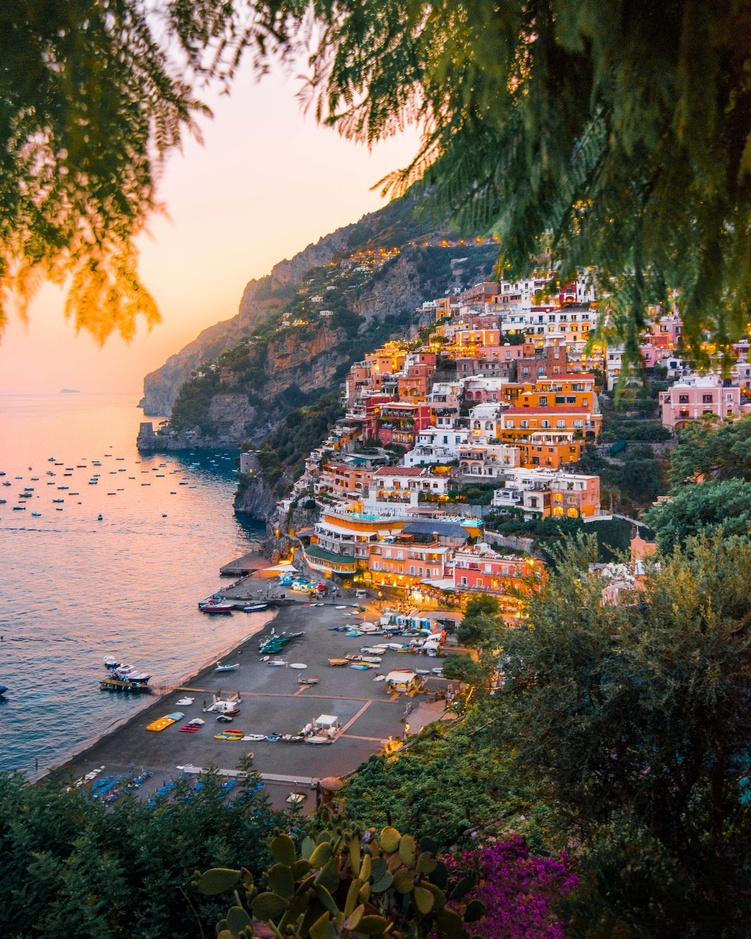
#> input picture sample/cliff.jpg, 751 x 939 px, shrunk from 1280 x 1600 before the run
$ python main.py -f sample/cliff.jpg
#> lines starting #> are read from the running program, lines starting #| are printed output that depends on the picture
### image.py
from PIL import Image
import numpy as np

def get_color_count(np_image):
    colors = {}
    for x in range(np_image.shape[0]):
        for y in range(np_image.shape[1]):
            pixel = np_image[x,y]
            colors[f'{pixel[0]}-{pixel[1]}-{pixel[2]}'] = 1
    return len(colors)

def get_image(file):
    image = Image.open(file)

    color_count = get_color_count(np.array(image, dtype=np.uint8))

    # Convert to floats instead of the default 8 bits integer coding. Dividing by
    # 255 is important so that plt.imshow behaves works well on float data (need to
    # be in the range [0-1])
    image = np.array(image, dtype=np.uint8)
    return image, color_count

### slider.py
import numpy as np
import matplotlib.pyplot as plt
from matplotlib.widgets import TextBox, Button
from kmeans import run_algorithm
import matplotlib.ticker as ticker
from compress import store_image

current_val = 0

def build_slider(image, base_color_count):
    # Create the figure and the line that we will manipulate
    rows = 1 if image.shape[0] > image.shape[1] else 2
    cols = 2 if image.shape[0] > image.shape[1] else 1
    fig, (ax1, ax2) = plt.subplots(rows, cols, figsize=(12,7))

    # Set the initial images
    ax1.imshow(image/255)
    img_data = ax2.imshow(image/255)

    # Set OG image title
    ax1.set_title(f'Original ({base_color_count} colors)')

    # Removing axis
    # https://pythonguides.com/matplotlib-remove-tick-labels/#:~:text=The%20syntax%20to%20remove%20ticks%20and%20tick%20labels%20are%20as%20follow%3A
    ax1.xaxis.set_major_locator(ticker.NullLocator())
    ax1.yaxis.set_major_locator(ticker.NullLocator())
    ax2.xaxis.set_major_locator(ticker.NullLocator())
    ax2.yaxis.set_major_locator(ticker.NullLocator())

    # adjust the main plot to make room for the sliders
    fig.subplots_adjust(bottom=0.15)

    # Make a horizontal slider to control the frequency.
    axbox = fig.add_axes([0.25, 0.1, 0.65, 0.03])
    text_box = TextBox(axbox, 'Number of Colors', initial=0)
    fig.canvas.blit(fig.bbox)

    # The function to be called anytime a slider's value changes
    # [26 lines left out: function update, not called in this run]
    # register the update function with each slider
    text_box.on_submit(update)

    # [7 lines left out: function save_image, not called in this run]

    # Add save button
    btnbox = fig.add_axes([0.81, 0.1, 0.07, 0.03])
    bnext = Button(btnbox, 'Save')
    bnext.on_clicked(save_image)

    plt.show()

### main.py
import argparse
from slider import build_slider
from image import get_image

def main():
    # Parse arguments
    parser = argparse.ArgumentParser(description="K-Means Color Quantization")

    # Add arguments
    parser.add_argument('-f', dest='file', required=True)    # Path to file
    args = parser.parse_args()

    # Open the iamge only once
    image, color_count = get_image(args.file)
#> in get_image, image is the input picture: PIL image 751x939 RGB; mean R, G, B 109, 97.1, 83.1
#> after the loop in get_color_count, `for x in range(np_image.shape[0]):`: colors = 212672 items
#> in get_image, `color_count = get_color_count(np.array(image, dtype=np.uint8))`: color_count = 212672
#> color_count = 212672
    # Build the slider
    build_slider(image, color_count)
#> in build_slider, `plt.show()`:
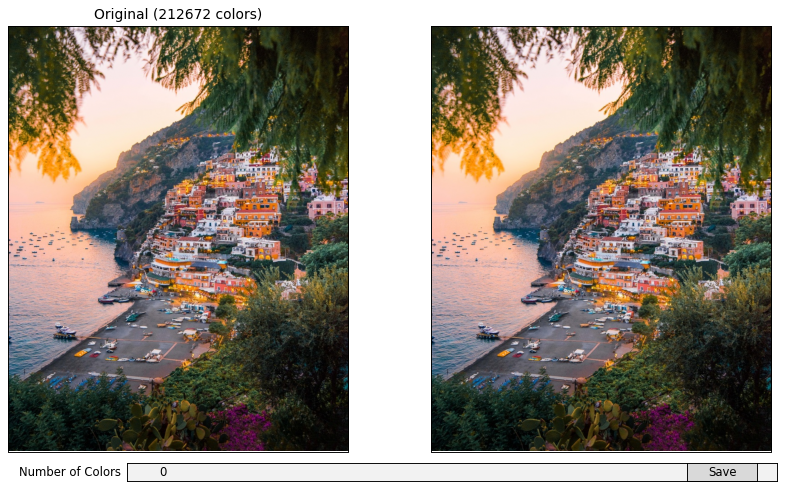
#> figure drawn by matplotlib, 3 panels

if __name__ == '__main__':
    main()

$ run again, on sample/rainbow.jpg
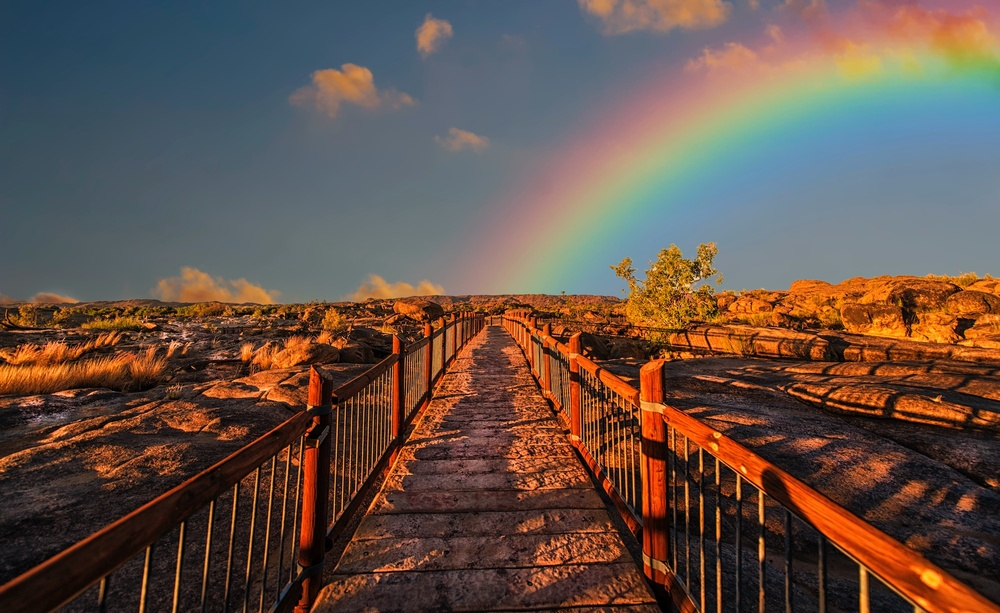
#> input picture sample/rainbow.jpg, 1000 x 613 px, shrunk from 2000 x 1226 before the run
#> in get_image, image is the input picture: PIL image 1000x613 RGB; mean R, G, B 101.8, 82.9, 73.2
#> after the loop in get_color_count, `for x in range(np_image.shape[0]):`: colors = 128504 items
#> in get_image, `color_count = get_color_count(np.array(image, dtype=np.uint8))`: color_count = 128504
#> in build_slider, `plt.show()`:
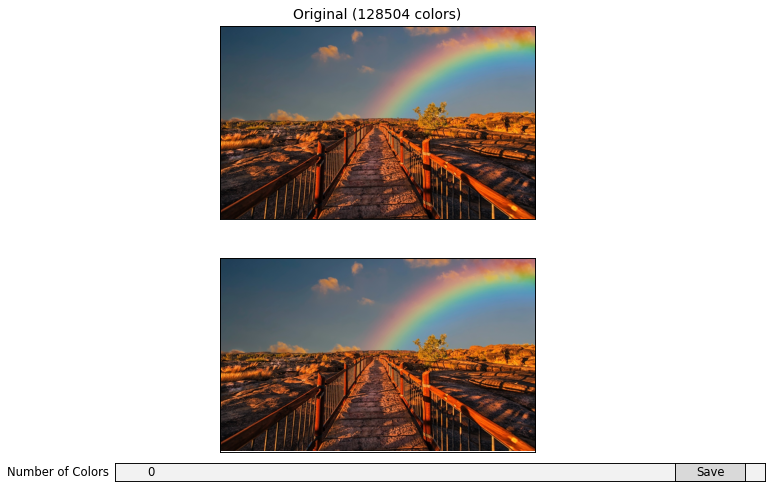
#> figure drawn by matplotlib, 3 panels
